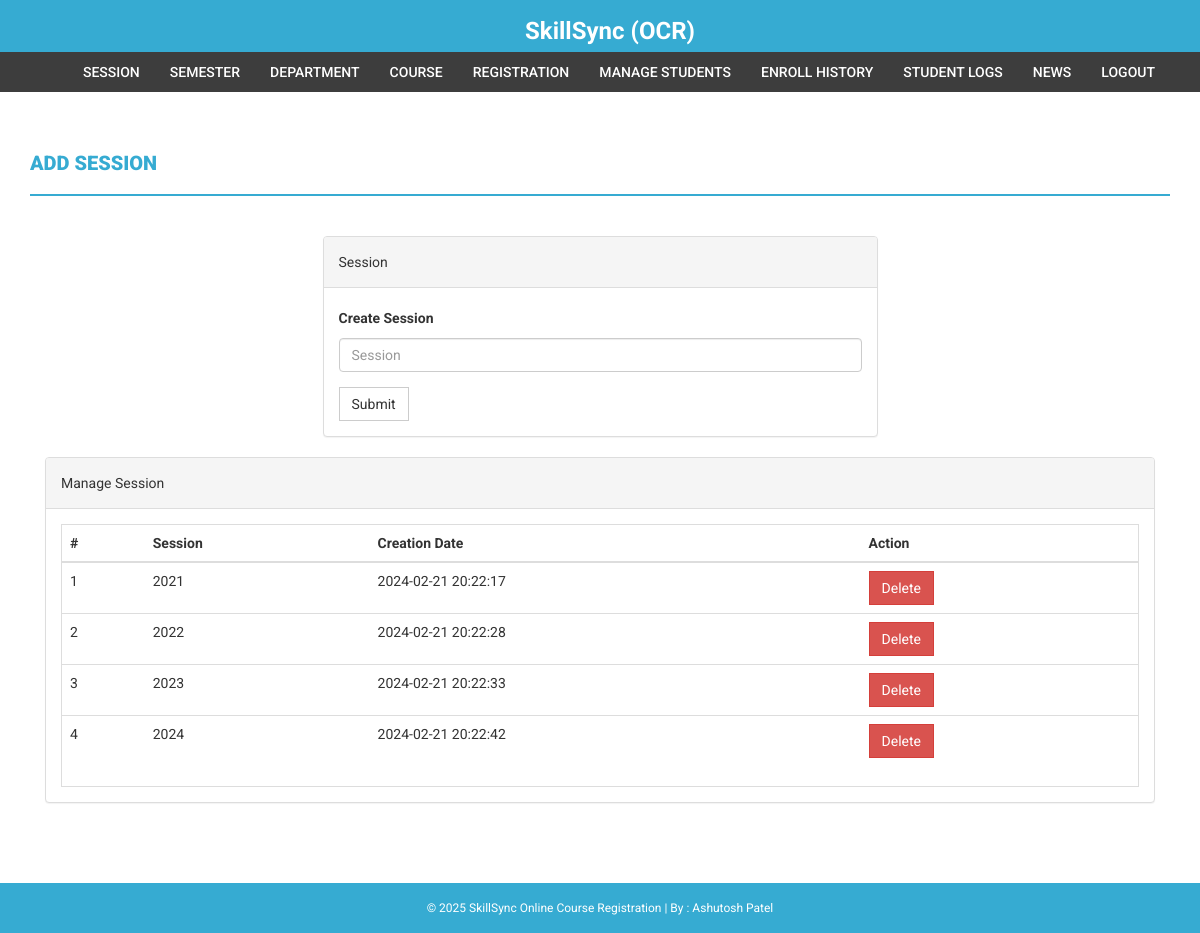
Page /admin/session.php (signed in) on the committed database.
### tables this page shows
CREATE TABLE `session` (
  `id` int(11) NOT NULL,
  `session` varchar(255) DEFAULT NULL,
  `creationDate` timestamp NULL DEFAULT current_timestamp()
);

### admin/session.php (the view, shortened to what this page needs)
<?php
if(strlen($_SESSION['alogin'])==0)
    {
header('location:index.php');
}
else{
?>
<!DOCTYPE html>
<html xmlns="http://www.w3.org/1999/xhtml">
<head>
    <link href="../assets/css/bootstrap.css" rel="stylesheet" />
    <link href="../assets/css/font-awesome.css" rel="stylesheet" />
    <link href="../assets/css/style.css" rel="stylesheet" />
</head>
<body>
<?php include('includes/header.php');?>
<?php if($_SESSION['alogin']!="")
{
 include('includes/menubar.php');
}
 ?>
    <div class="content-wrapper">
        <div class="container">
              <div class="row">
                    <div class="col-md-12">
                        <h1 class="page-head-line">Add session  </h1>
                    </div>
                </div>
                <div class="row" >
                  <div class="col-md-3"></div>
                    <div class="col-md-6">
                        <div class="panel panel-default">
                        <div class="panel-heading">
                           Session
                        </div>
                        <div class="panel-body">
                       <form name="session" method="post">
   <div class="form-group">
    <label for="session">Create Session </label>
    <input type="text" class="form-control" id="sesssion" name="sesssion" placeholder="Session" />
  </div>
 <button type="submit" name="submit" class="btn btn-default">Submit</button>
</form>
                            </div>
                            </div>
                    </div>
                </div>
                <div class="col-md-12">
                    <div class="panel panel-default">
                        <div class="panel-heading">
                            Manage Session
                        </div>
                        <div class="panel-body">
                            <div class="table-responsive table-bordered">
                                <table class="table">
                                    <thead>
                                        <tr>
                                            <th>#</th>
                                            <th>Session</th>
                                            <th>Creation Date</th>
                                            <th>Action</th>
                                        </tr>
                                    </thead>
                                    <tbody>
<?php
$sql=mysqli_query($con,"select * from session");
$cnt=1;
while($row=mysqli_fetch_array($sql))
{
?>
                                        <tr>
                                            <td><?php echo $cnt;?></td>
                                            <td><?php echo htmlentities($row['session']);?></td>
                                            <td><?php echo htmlentities($row['creationDate']);?></td>
                                            <td>
  <a href="session.php?id=<?php echo $row['id']?>&del=delete" onClick="return confirm('Are you sure you want to delete?')">
                                            <button class="btn btn-danger">Delete</button>
</a>
                                            </td>
                                        </tr>
<?php
$cnt++;
} ?>
                                    </tbody>
                                </table>
                            </div>
                        </div>
                    </div>
                </div>
            </div>
        </div>
  <?php include('includes/footer.php');?>
</body>
</html>
<?php } ?>

### assets/css/style.css (style rules this page uses)
body { font-family: 'Roboto', sans-serif; line-height: 30px; }
.content-wrapper { margin-top: 40px; min-height: 600px; padding-bottom: 60px; }
.page-head-line { font-weight: 900; padding-bottom: 20px; border-bottom: 2px solid #36abd2; text-transform: uppercase; color: #36abd2; font-size: 20px; margin-bottom: 40px; }
.btn { border-radius: 0px; -webkit-border-radius: 0px; -moz-border-radius: 0px; }

### rows in the picture
session: session "2021", creationDate "2024-02-21 20:22:17"
session: session "2022", creationDate "2024-02-21 20:22:28"
session: session "2023", creationDate "2024-02-21 20:22:33"
session: session "2024", creationDate "2024-02-21 20:22:42"
